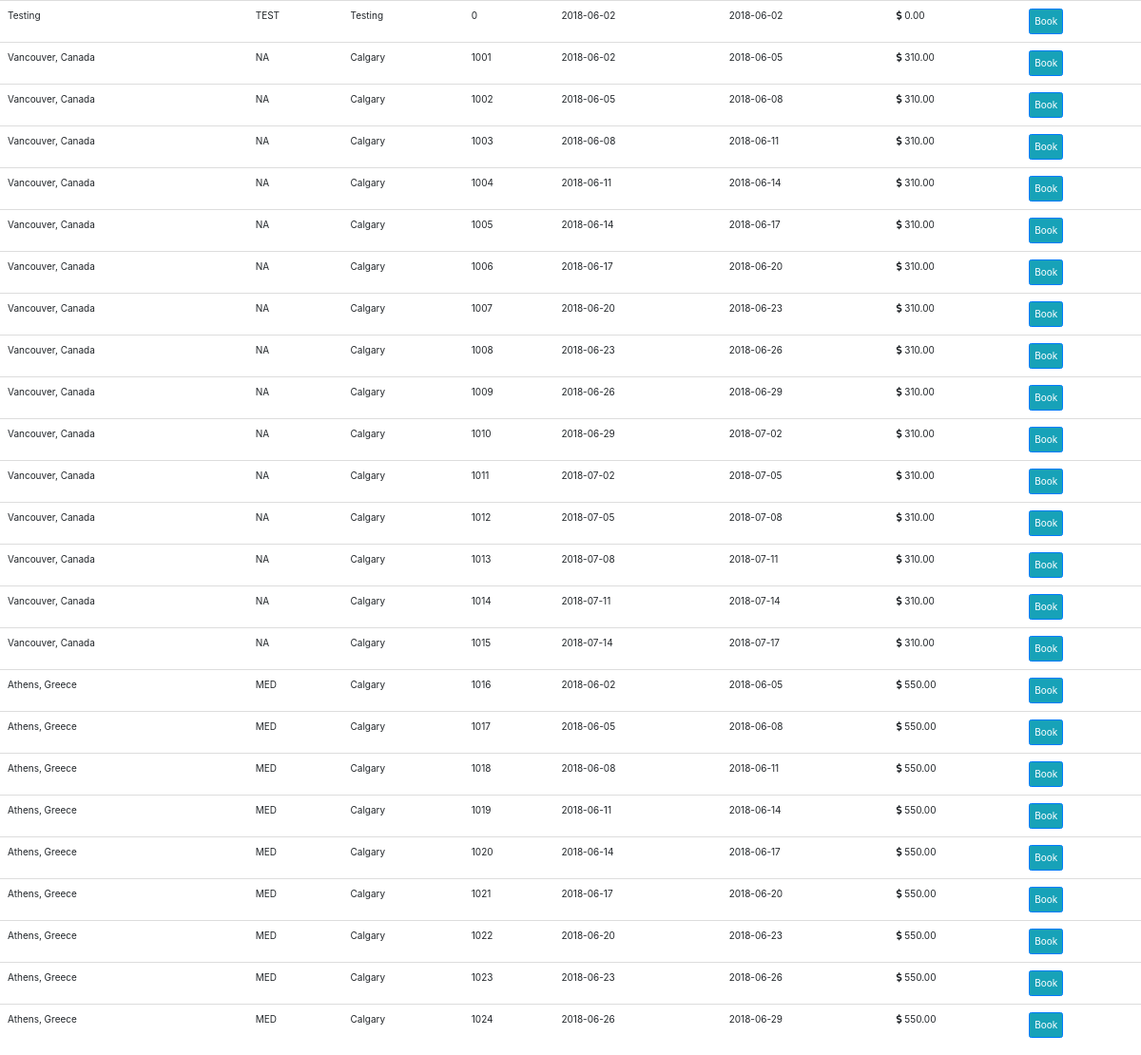
/include/flightdisplay.php, run on the app's committed database.
### tables this page shows
CREATE TABLE `flightstable` (
  `FlightId` int(11) NOT NULL,
  `FltPlaneNo` int(10) DEFAULT NULL,
  `FltDepart` datetime DEFAULT NULL,
  `FltReturn` datetime DEFAULT NULL,
  `FltLocation` text,
  `FltDestination` text,
  `RegionId` varchar(5) DEFAULT NULL,
  `FltTicketPrice` decimal(19,4) DEFAULT NULL
);

### include/flightdisplay.php (the view, shortened to what this page needs)
<!DOCTYPE html>
<html>
<head>
    <link href="../css/home_style.css" rel="stylesheet" type="text/css">
		<?php require("../bootstrap.php") ?>
</head>
<body>
<?php
	$userId="";
	$dbinst = mysqli_connect("localhost","root","","travelexperts");
?>
	<table class="table">
<?php
	if(empty($_POST['from']) && empty($_POST['destination']) &&empty($_POST['days']))
	{
		$result = mysqli_query($dbinst, "SELECT * FROM flightstable LIMIT 0,25");
		while ($row=mysqli_fetch_assoc($result)) {
?>
		<tr>
			<td><?php echo $row['FltDestination'];?></td>
			<td><?php echo $row['RegionId'];?></td>
			<td><?php echo $row['FltLocation'];?></td>
			<td><?php echo $row['FltPlaneNo'];?></td>
			<td><?php
					$formatDate = date_create($row['FltDepart']);
          			$BookingDate= date_format($formatDate, "Y-m-d");
					echo $BookingDate;?></td>
			<td><?php
					$formatDate = date_create($row['FltReturn']);
          			$BookingDate= date_format($formatDate, "Y-m-d");
					echo $BookingDate;?></td>
			<td><i class="fas fa-dollar-sign"></i>
				<?php echo number_format($row['FltTicketPrice'], 2);?></td>
			<td>
				<input type='button' class='p-2 bg-info btn btn-primary'
				id='book' name='book' value='Book'
				onclick='parent.verifyUserForBook(
					<?php echo '"'.$userId.'", "'.$row["FlightId"].'", "'.$row["FlightId"].'"';?>
				)'>
			</td>
		</tr>
<?php
		}
	}
?>
	</table>
</body>
</html>

### data on the page
flightstable: FltDestination "Testing", RegionId "TEST", FltLocation "Testing", FltPlaneNo "0", FltDepart "2018-06-02", FltReturn "2018-06-02", FltTicketPrice "0.00"
flightstable: FltDestination "Vancouver, Canada", RegionId "NA", FltLocation "Calgary", FltPlaneNo "1001", FltDepart "2018-06-02", FltReturn "2018-06-05", FltTicketPrice "310.00"
flightstable: FltDestination "Vancouver, Canada", RegionId "NA", FltLocation "Calgary", FltPlaneNo "1002", FltDepart "2018-06-05", FltReturn "2018-06-08", FltTicketPrice "310.00"
flightstable: FltDestination "Vancouver, Canada", RegionId "NA", FltLocation "Calgary", FltPlaneNo "1003", FltDepart "2018-06-08", FltReturn "2018-06-11", FltTicketPrice "310.00"
flightstable: FltDestination "Vancouver, Canada", RegionId "NA", FltLocation "Calgary", FltPlaneNo "1004", FltDepart "2018-06-11", FltReturn "2018-06-14", FltTicketPrice "310.00"
flightstable: FltDestination "Vancouver, Canada", RegionId "NA", FltLocation "Calgary", FltPlaneNo "1005", FltDepart "2018-06-14", FltReturn "2018-06-17", FltTicketPrice "310.00"
flightstable: FltDestination "Vancouver, Canada", RegionId "NA", FltLocation "Calgary", FltPlaneNo "1006", FltDepart "2018-06-17", FltReturn "2018-06-20", FltTicketPrice "310.00"
flightstable: FltDestination "Vancouver, Canada", RegionId "NA", FltLocation "Calgary", FltPlaneNo "1007", FltDepart "2018-06-20", FltReturn "2018-06-23", FltTicketPrice "310.00"
flightstable: FltDestination "Vancouver, Canada", RegionId "NA", FltLocation "Calgary", FltPlaneNo "1008", FltDepart "2018-06-23", FltReturn "2018-06-26", FltTicketPrice "310.00"
flightstable: FltDestination "Vancouver, Canada", RegionId "NA", FltLocation "Calgary", FltPlaneNo "1009", FltDepart "2018-06-26", FltReturn "2018-06-29", FltTicketPrice "310.00"
flightstable: FltDestination "Vancouver, Canada", RegionId "NA", FltLocation "Calgary", FltPlaneNo "1010", FltDepart "2018-06-29", FltReturn "2018-07-02", FltTicketPrice "310.00"
flightstable: FltDestination "Vancouver, Canada", RegionId "NA", FltLocation "Calgary", FltPlaneNo "1011", FltDepart "2018-07-02", FltReturn "2018-07-05", FltTicketPrice "310.00"
flightstable: FltDestination "Vancouver, Canada", RegionId "NA", FltLocation "Calgary", FltPlaneNo "1012", FltDepart "2018-07-05", FltReturn "2018-07-08", FltTicketPrice "310.00"
flightstable: FltDestination "Vancouver, Canada", RegionId "NA", FltLocation "Calgary", FltPlaneNo "1013", FltDepart "2018-07-08", FltReturn "2018-07-11", FltTicketPrice "310.00"
flightstable: FltDestination "Vancouver, Canada", RegionId "NA", FltLocation "Calgary", FltPlaneNo "1014", FltDepart "2018-07-11", FltReturn "2018-07-14", FltTicketPrice "310.00"
flightstable: FltDestination "Vancouver, Canada", RegionId "NA", FltLocation "Calgary", FltPlaneNo "1015", FltDepart "2018-07-14", FltReturn "2018-07-17", FltTicketPrice "310.00"
flightstable: FltDestination "Athens, Greece", RegionId "MED", FltLocation "Calgary", FltPlaneNo "1016", FltDepart "2018-06-02", FltReturn "2018-06-05", FltTicketPrice "550.00"
flightstable: FltDestination "Athens, Greece", RegionId "MED", FltLocation "Calgary", FltPlaneNo "1017", FltDepart "2018-06-05", FltReturn "2018-06-08", FltTicketPrice "550.00"
flightstable: FltDestination "Athens, Greece", RegionId "MED", FltLocation "Calgary", FltPlaneNo "1018", FltDepart "2018-06-08", FltReturn "2018-06-11", FltTicketPrice "550.00"
flightstable: FltDestination "Athens, Greece", RegionId "MED", FltLocation "Calgary", FltPlaneNo "1019", FltDepart "2018-06-11", FltReturn "2018-06-14", FltTicketPrice "550.00"
flightstable: FltDestination "Athens, Greece", RegionId "MED", FltLocation "Calgary", FltPlaneNo "1020", FltDepart "2018-06-14", FltReturn "2018-06-17", FltTicketPrice "550.00"
flightstable: FltDestination "Athens, Greece", RegionId "MED", FltLocation "Calgary", FltPlaneNo "1021", FltDepart "2018-06-17", FltReturn "2018-06-20", FltTicketPrice "550.00"
flightstable: FltDestination "Athens, Greece", RegionId "MED", FltLocation "Calgary", FltPlaneNo "1022", FltDepart "2018-06-20", FltReturn "2018-06-23", FltTicketPrice "550.00"
flightstable: FltDestination "Athens, Greece", RegionId "MED", FltLocation "Calgary", FltPlaneNo "1023", FltDepart "2018-06-23", FltReturn "2018-06-26", FltTicketPrice "550.00"
flightstable: FltDestination "Athens, Greece", RegionId "MED", FltLocation "Calgary", FltPlaneNo "1024", FltDepart "2018-06-26", FltReturn "2018-06-29", FltTicketPrice "550.00"
